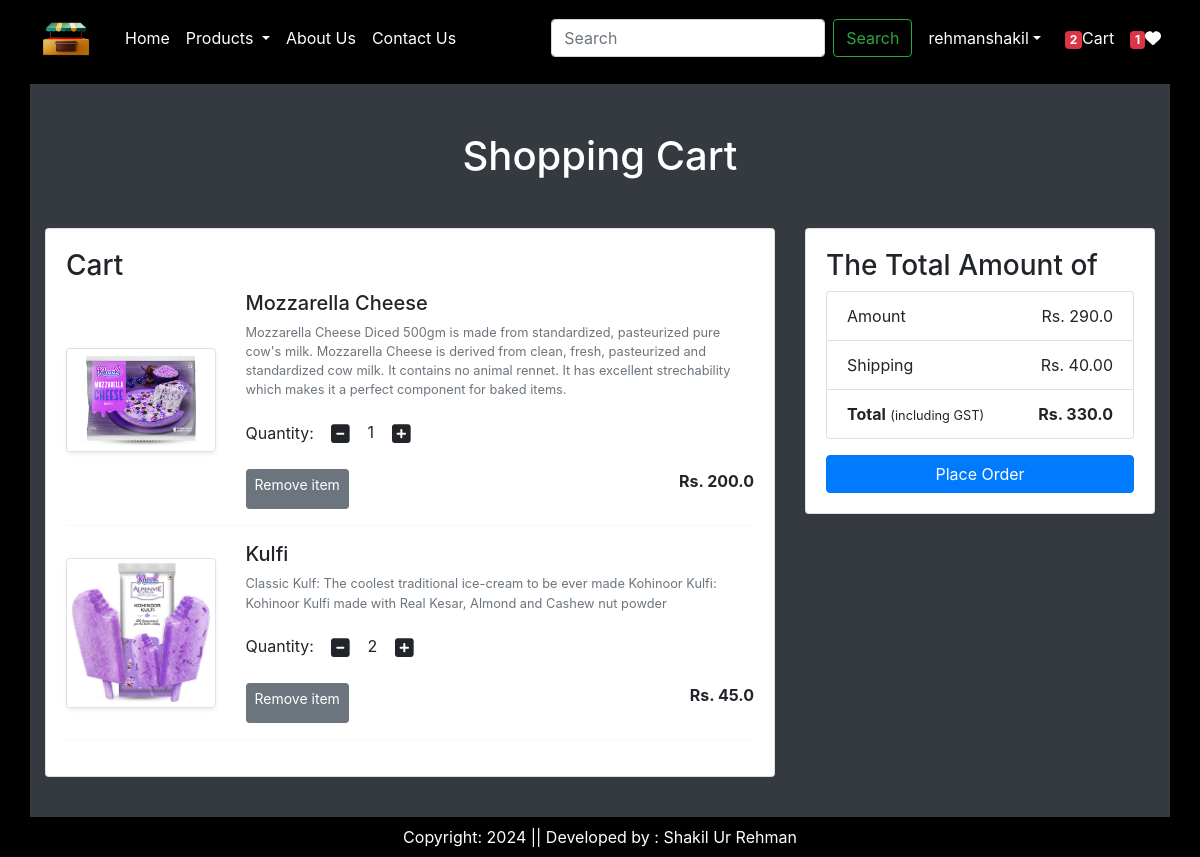
The page /cart/ (signed in) on the database its author committed.
### app/models.py (models this page shows, shortened)
class Cart(models.Model):
    user = models.ForeignKey(User, on_delete=models.CASCADE)
    product = models.ForeignKey(Product, on_delete=models.CASCADE)
    quantity = models. PositiveIntegerField(default=1)

class Product (models.Model):
    title = models.CharField(max_length=100)
    selling_price = models.FloatField()
    discounted_price = models.FloatField()
    description = models.TextField()
    composition = models.TextField(default='')
    prodapp = models.TextField(default='')
    category = models.CharField(choices=CATEGORY_CHOICES, max_length=2)
    product_image = models.ImageField(upload_to='product')

### app/views.py (the view)
# urls.py: path('cart/', views.show_cart,name='showcart'),
@login_required
def show_cart(request):
    totalitem=0
    wishitem=0
    if request.user.is_authenticated:
        totalitem=len(Cart.objects.filter(user=request.user))
        wishitem=len(Wishlist.objects.filter(user=request.user))
    user = request.user
    cart= Cart.objects.filter(user=user)
    amount = 0
    for p in cart:
        value = p.quantity * p.product.discounted_price
        amount = amount + value
    totalamount = amount + 40
    return render(request,'app/addtocart.html',locals())

### app/templates/app/addtocart.html (shortened to what this page needs)
{% extends "app/base.html" %}
{% load static %}
{% block main-content %}
<div class="container my-2 bg-dark rounded-5 rounded-top-0">
    <div class="row ">
        {% if cart %}
            <h1 class="text-center mb-5 text-white my-5">Shopping Cart</h1>
            <div class="col-sm-8">
                <div class="card">
                <div class="card-body">
                    <h3>Cart</h3>
                    {% for item in cart %}
                        <div class="row">
                            <div class="col-sm-3 text-center align-self-center"><img src="{{item.product.product_image.url}}" alt="" srcset="" class="ing-fluid img-thumbnail shadow-sm" height="150" width="150"> </div>
                            <div class="col-sm-9">
                                <div>
                                    <h5>{{item.product.title}}</h5>
                                    <p class="mb-2 text-muted small">{{item.product.description}}</p>
                                    <div class="my-3">
                                        <label for="quantity">Quantity:</label>
                                        <a class="minus-cart btn" pid={{item.product.id}}><i class="fa fa-minus-square fa-lg"></i></a>
                                            <span id="quantity">{{item.quantity}}</span>
                                        <a class="plus-cart btn" pid={{item.product.id}}><i class="fas fa-plus-square fa-lg"></i></a>
                                    </div>
                                    <div class="d-flex justify-content-between">
                                        <a href="#" class="remove-cart btn btn-sm btn-secondary mr-3" pid={{item.product.id}}>Remove item </a>
                                        <p class="mb-8"><span><strong>Rs. {{item.product.discounted_price}}</strong></span></p>
                                    </div>
                                </div>
                            </div>
                        </div>
                        <hr class="text-muted">
                        {% endfor %}
                    </div>
                </div>
            </div>
        <div class="col-sm-4">
            <div class="card">
                <div class="card-body">
                    <h3>The Total Amount of</h3>
                    <ul class="list-group">
                        <li class="list-group-item d-flex justify-content-between align-items-center border-8 px-e pb-8">Amount <span id="amount">Rs. {{amount}}</span></li>
                        <li class="list-group-item d-flex justify-content-between align-items-center px-8">Shipping<span>Rs. 40.00</span></li>
                        <li class="list-group-item d-flex justify-content-between align-items-center border-8 px-8 mb-3">
                            <div>
                                <strong>Total</strong> <small>(including GST)</small>
                            </div>
                            <span id="totalamount"> <strong>Rs. {{totalamount}}</strong></span>
                        </li>
                    </ul>
                    <div class="d-grid"><a href="{% url 'checkout' %}" class="btn btn-primary">Place Order</a></div> </div>
                </div>
            </div>
            {% else %}
                <h1 class="text-center mb-2 mt-5 text-white">Cart is Empty</h1>
        {% endif %}
    </div>
    <br><br><br>
</div>
{% endblock main-content %}

### app/templates/app/base.html (shortened to what this page needs)
{% load static %}
<!DOCTYPE html>
<html lang="en">
<head>
    <link href="https://cdn.jsdelivr.net/npm/bootstrap@5.3.3/dist/css/bootstrap.min.css" rel="stylesheet">
    <link rel="stylesheet" href="{% static 'app/css/all.min.css'%}" />
    <link rel="stylesheet" href="{% static 'app/css/owl.carousel.min.css'%}" />
    <link href="https://stackpath.bootstrapcdn.com/bootstrap/4.5.2/css/bootstrap.min.css" rel="stylesheet">
    <link rel="stylesheet" href="{% static 'app/css/style.css' %}" />
  </head>
<body>
    <nav class="navbar navbar-expand-lg navbar-dark bg-black">
        <div class="container-fluid">
          <a class="navbar-brand" href="#">
            <img src="{% static "app/images/logo.png" %}" width="70" height="50" />
          </a>
          <div class="collapse navbar-collapse" id="navbarSupportedContent">
            <ul class="navbar-nav me-auto mb-2 mb-lg-0">
              {% if request.user.is_authenticated %}
              <li class="nav-item">
                <a class="nav-link active" aria-current="page" href="/">Home</a>
              </li>
              <li class="nav-item dropdown">
                <a class="nav-link dropdown-toggle text-white" href="#" role="button" data-bs-toggle="dropdown" aria-expanded="false">
                  Products
                </a>
              </li>
              <li class="nav-item">
                <a class="nav-link text-white" href="{% url 'about' %}">About Us</a>
              </li>
              <li class="nav-item">
                <a class="nav-link text-white" href="{% url 'contact' %}">Contact Us</a>
              </li>
            </ul>
            <form class="d-flex" role="search" action="/search">
              <input class="form-control me-2" type="search" placeholder="Search" name="search" aria-label="Search">
              <button class="btn btn-outline-success" type="submit">Search</button>
            </form>
          </div>
          <ul class="navbar-nav me-auto mb-2 mb-lg-0">
            <li class="nav-item dropdown mx-2">
              <a class="nav-link dropdown-toggle text-white" href="#" id="profileDropDown" role="button" data-bs-toggle="dropdown" aria-expanded="false">{{ request.user.username }}</a>
            </li>
            <li class="nav-item max-2">
              <a href="{% url 'showcart' %}" class="nav-link text-white"><span class="badge bg-danger">{% if totalitem > 0 %}{{totalitem}}{% endif %}</span>Cart</a>
            </li>
            <li class="nav-item max-2">
              <a href="#" class="nav-link text-white"><span class="badge bg-danger">{% if wishitem > 0 %} {{wishitem}} {% endif %}</span><i class="fa fa-heart"></i></a>
            </li>
            {% endif %}
          </ul>
        </div>
      </nav>
    {% block main-content %}{% endblock main-content %}
    <footer class="container-fluid fixed-bottom bg-black text-center p-2 mt-5 text-white">
        Copyright: 2024 || Developed by : Shakil Ur Rehman
    </footer>
</body>
</html>

### app/static/app/css/style.css (style rules this page uses)
body { background-color: black; }
.row { display: flex; flex-wrap: wrap; }
.col-md-4, .col-sm-4 { display: flex; flex-direction: column; }

### rows shown on the page
Cart: product.product_image (picture), product "Mozzarella Cheese", product.description "Mozzarella Cheese Diced 500gm is made from standardized, pasteurized pure cow's milk. Mozzarella Cheese is derived from clean, fresh, pasteurized and standardized cow milk. It contains no animal rennet. It has excellent strechability which makes it a perfect component for baked items.", quantity "1", product.discounted_price "200.0"
Cart: product.product_image (picture), product "Kulfi", product.description "Classic Kulf: The coolest traditional ice-cream to be ever made Kohinoor Kulfi: Kohinoor Kulfi made with Real Kesar, Almond and Cashew nut powder", quantity "2", product.discounted_price "45.0"

### other values the page prints
{{ request.user.username }} "rehmanshakil"
{{ totalitem }} "2"
{{ wishitem }} "1"
{{ amount }} "290.0"
{{ totalamount }} "330.0"
